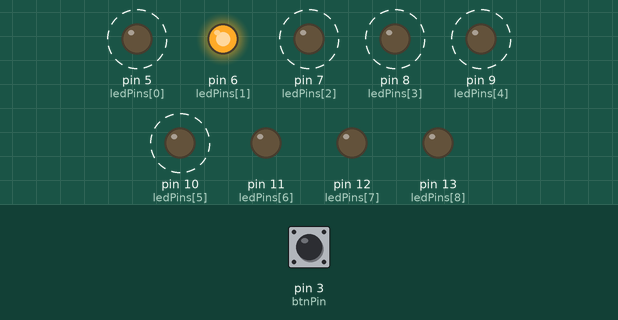
Bench run of a sketch on a simulated Arduino Uno, built with avr-gcc and run on an emulated ATmega328P. On the bench: output pins drawn as LEDs (lit = HIGH). Dashed ring = blinking. Inputs (shaded band) come from the test bench; at power-on: pin 3 (btnPin) LOW.

Above: at 1.2 s.
1.3 s: pin 3 (btnPin) pulled HIGH for 0.15 s
At 1.52 s:
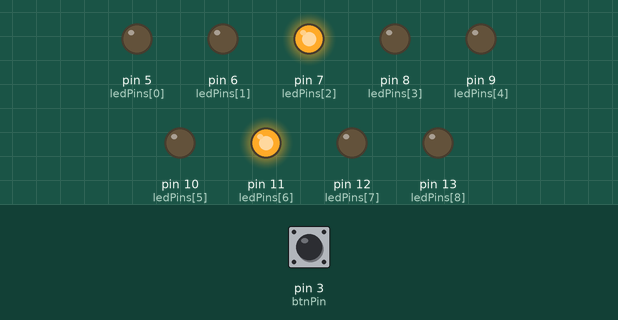
4.3 s: pin 3 (btnPin) pulled HIGH for 3.2 s
At 5.83 s:
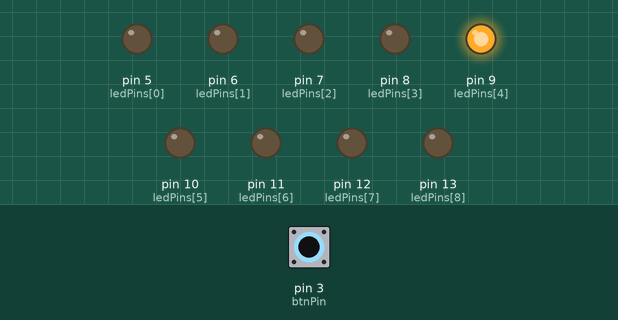
Timing chart, 0 to 15.0 s (numbered marks = the images above; inputs shaded):
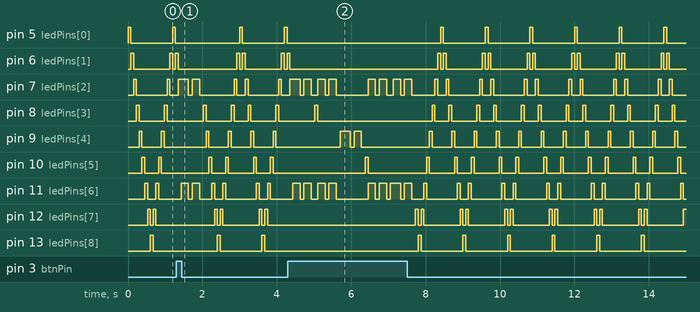

The sketch:

stupid-led-game.ino
```cpp
int NUMBER_OF_LEDS = 9;
int DELAY = 75;

int btnPin = 3;
int winPin = 9;
int ledPins[] = {5, 6, 7, 8, 9, 10, 11, 12, 13};

int index = 0;
int step = 1;

int btnState = 0;

bool playing = true;

void setup() {
  // put your setup code here, to run once:
  pinMode(btnPin, INPUT);

  for(int i = 0; i < NUMBER_OF_LEDS; i++){
    pinMode(ledPins[i], OUTPUT);
  }
}

void loop() {
  btnState = digitalRead(btnPin);


  if(index == NUMBER_OF_LEDS - 1){
    step = -1;
  }
  if(index == 0){
    step = 1;
  }

  digitalWrite(ledPins[index], HIGH);
  delay(DELAY);
  digitalWrite(ledPins[index], LOW);

  if(btnState == HIGH){

    if(ledPins[index] == winPin){
      winAnimation();
    }
    else{
      loseAnimation();
    }
    clear();
    playing = true;

  }

  index = index + step;
}

void winAnimation(){
  int frames = 2;
  for(int i = 0; i < frames; i++){
    digitalWrite(9, HIGH);
    delay(200);
    digitalWrite(9, LOW);
    delay(100);
  }
}
void loseAnimation(){
  int frames = 2;
  for(int i = 0; i < frames; i++){
    digitalWrite(11, HIGH);
    digitalWrite(7, HIGH);
    delay(200);
    digitalWrite(11, LOW);
    digitalWrite(7, LOW);
    delay(100);
  }

}

void clear(){
  for(int i = 0; i < NUMBER_OF_LEDS; i++){
    digitalWrite(ledPins[i], LOW);
  }
}
```

Measured:
- by itself, pin 6 (ledPins[1]): repeats every 1.2 s: HIGH 0.08 s, LOW 0.08 s, HIGH 0.08 s, LOW 0.98 s
